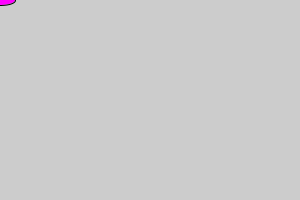
Frame 1 (no input)
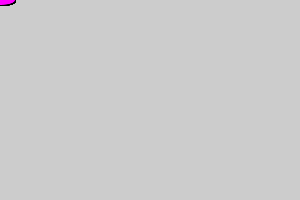
Frame 60 (the mouse pressed at the canvas centre just before this capture)
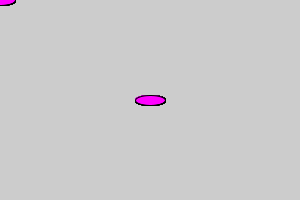
Frame 120 (the mouse held since frame 60 and released just before this capture)

The Processing sketch that drew these frames (run headless with seeded random() and noise(); from frame 60 on, the mouse is pressed at the canvas centre):

// Processing sketch: processing_106820
// ── processing_106820.pde

void setup(){
size(300,200);
}
void draw(){
fill(255,0,255);
ellipse(mouseX,mouseY,30,10);
}
